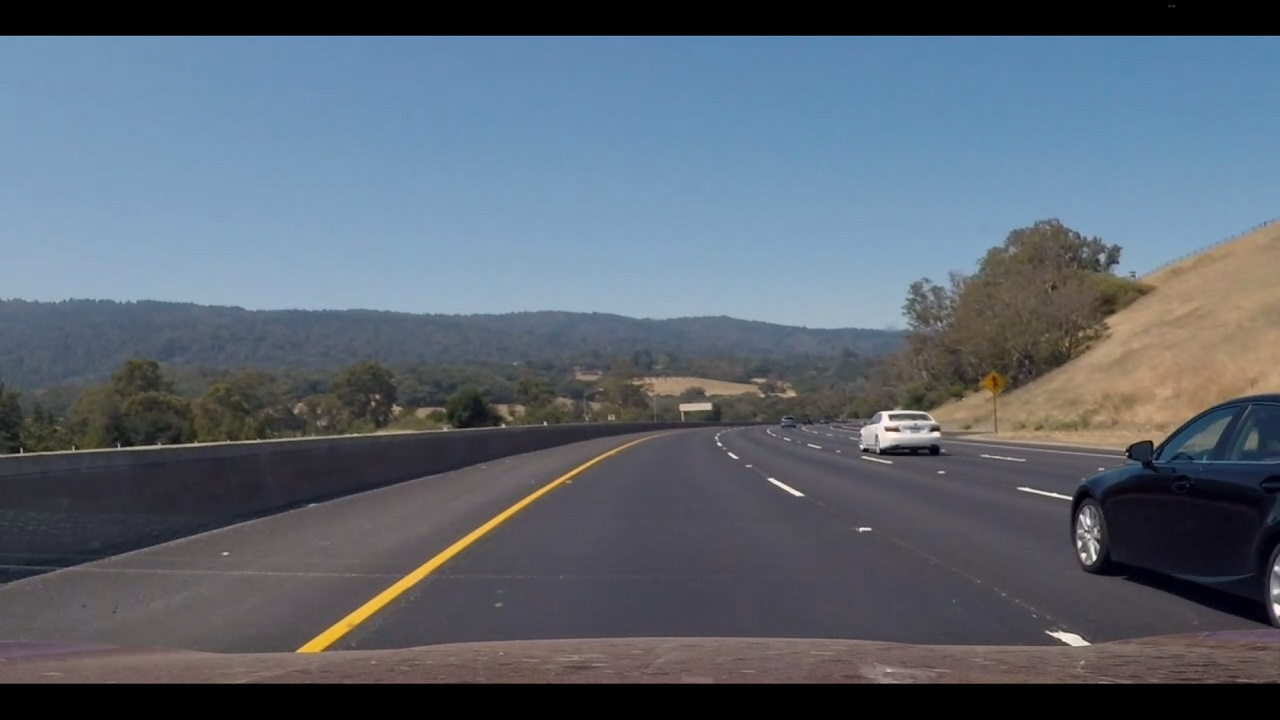
#> input picture test_images/test7.jpg, 1280 x 720 px
$ python -i feature_extraction.py   (imports and definitions only)   (older library calls are emulated)
#> lines starting #> are read from the running program, lines starting #| are printed output that depends on the picture
#> further down, picture is the input picture: shape (720, 1280, 3); mean B, G, R 112.4, 100.6, 90.4
import numpy as np
import cv2
from skimage.feature import hog

# Define a function to return HOG features and visualization
def get_hog_features(img, orient, pix_per_cell, cell_per_block,
                        vis=False, feature_vec=True):
    # Call with two outputs if vis==True
    if vis == True:
        features, hog_image = hog(img, orientations=orient,
                                  pixels_per_cell=(pix_per_cell, pix_per_cell),
                                  cells_per_block=(cell_per_block, cell_per_block),
                                  transform_sqrt=True,
                                  visualise=vis, feature_vector=feature_vec)
        return features, hog_image
    # Otherwise call with one output
    else:
        features = hog(img, orientations=orient,
                       pixels_per_cell=(pix_per_cell, pix_per_cell),
                       cells_per_block=(cell_per_block, cell_per_block),
                       transform_sqrt=True,
                       visualise=vis, feature_vector=feature_vec)
        return features

# Define a function to compute binned color features
def bin_spatial(img, size=(32, 32)):
    # Use cv2.resize().ravel() to create the feature vector
    features = cv2.resize(img, size).ravel()
    # Return the feature vector
    return features

# Define a function to compute color histogram features
# NEED TO CHANGE bins_range if reading .png files with mpimg!
def color_hist(img, nbins=32, bins_range=(0, 256)):
    # Compute the histogram of the color channels separately
    channel1_hist = np.histogram(img[:,:,0], bins=nbins, range=bins_range)
    channel2_hist = np.histogram(img[:,:,1], bins=nbins, range=bins_range)
    channel3_hist = np.histogram(img[:,:,2], bins=nbins, range=bins_range)
    # Concatenate the histograms into a single feature vector
    hist_features = np.concatenate((channel1_hist[0], channel2_hist[0], channel3_hist[0]))
    # Return the individual histograms, bin_centers and feature vector
    return hist_features

# [14 lines left out: function extract_features, not called in this run]

# Define a function to extract features from an image
def single_img_features(img, spatial_size=(32, 32),
                        hist_bins=32, orient=9,
                        pix_per_cell=8, cell_per_block=2, hog_channel=0):
    #1) Define an empty list to receive features
#> called with spatial_size = (32, 32), hist_bins = 32, orient = 9, pix_per_cell = 8, cell_per_block = 2, hog_channel = 0
    img_features = []
    norm_img = img.astype(np.float32)/255.0

	#2) Apply color conversion
    feature_image = cv2.cvtColor(norm_img, cv2.COLOR_BGR2YCrCb)
#> feature_image: shape (720, 1280, 3) float32; mean of channels 0, 1, 2 0.388, 0.476, 0.53

    #3) Compute spatial features if flag is set
    spatial_features = bin_spatial(feature_image, size=spatial_size)
#> in bin_spatial, `features = cv2.resize(img, size).ravel()`: features = 3072 values, max 0.907 at index 2073, min 0 at index 0, mean 0.461
#> spatial_features has the same summary as features in bin_spatial
    img_features.append(spatial_features)

    #5) Compute histogram features if flag is set
    hist_features = color_hist(feature_image, nbins=hist_bins)
#> in color_hist, `hist_features = np.concatenate((channel1_hist[0], channel2_hist[0], ch..`: hist_features = 96 values, max 921600 at index 0, min 0 at index 1, mean 28800
    img_features.append(hist_features)

    #7) Compute HOG features if flag is set
    if hog_channel == 'ALL':
        hog_features = []
        for channel in range(feature_image.shape[2]):
            hog_features.extend(get_hog_features(feature_image[:,:,channel], orient, pix_per_cell, cell_per_block, vis=False, feature_vec=True))
    else:
        hog_features = get_hog_features(feature_image[:,:,hog_channel], orient, pix_per_cell, cell_per_block, vis=False, feature_vec=True)
#> in get_hog_features, `features = hog(img, orientations=orient, pixels_per_cell=(pix_per_cell..`:
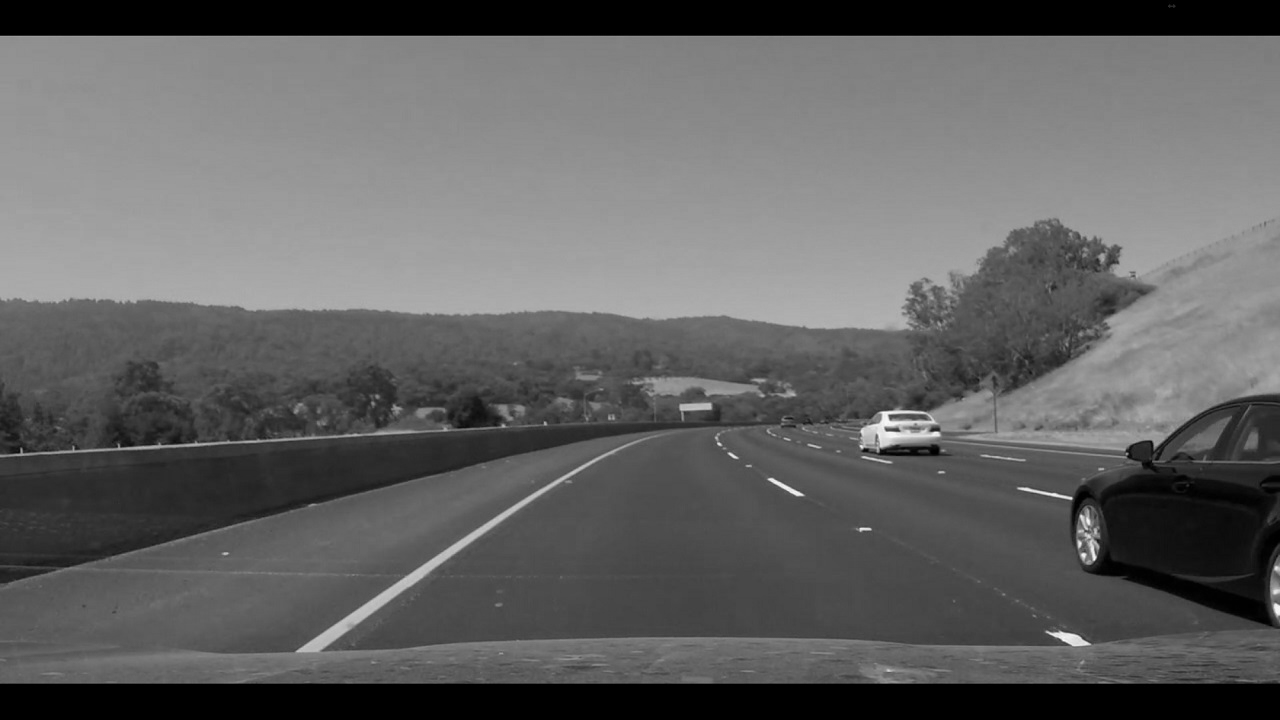
#> img: shape (720, 1280) float32; min 0, max 0.976, mean 0.388
        #8) Append features to list
    img_features.append(hog_features)

    #9) Return concatenated array of features
    return np.concatenate(img_features)

# [72 lines left out: function search_windows, not called in this run]

>>> import cv2
>>> picture = cv2.imread('test_images/test7.jpg')
>>> result = single_img_features(picture)
